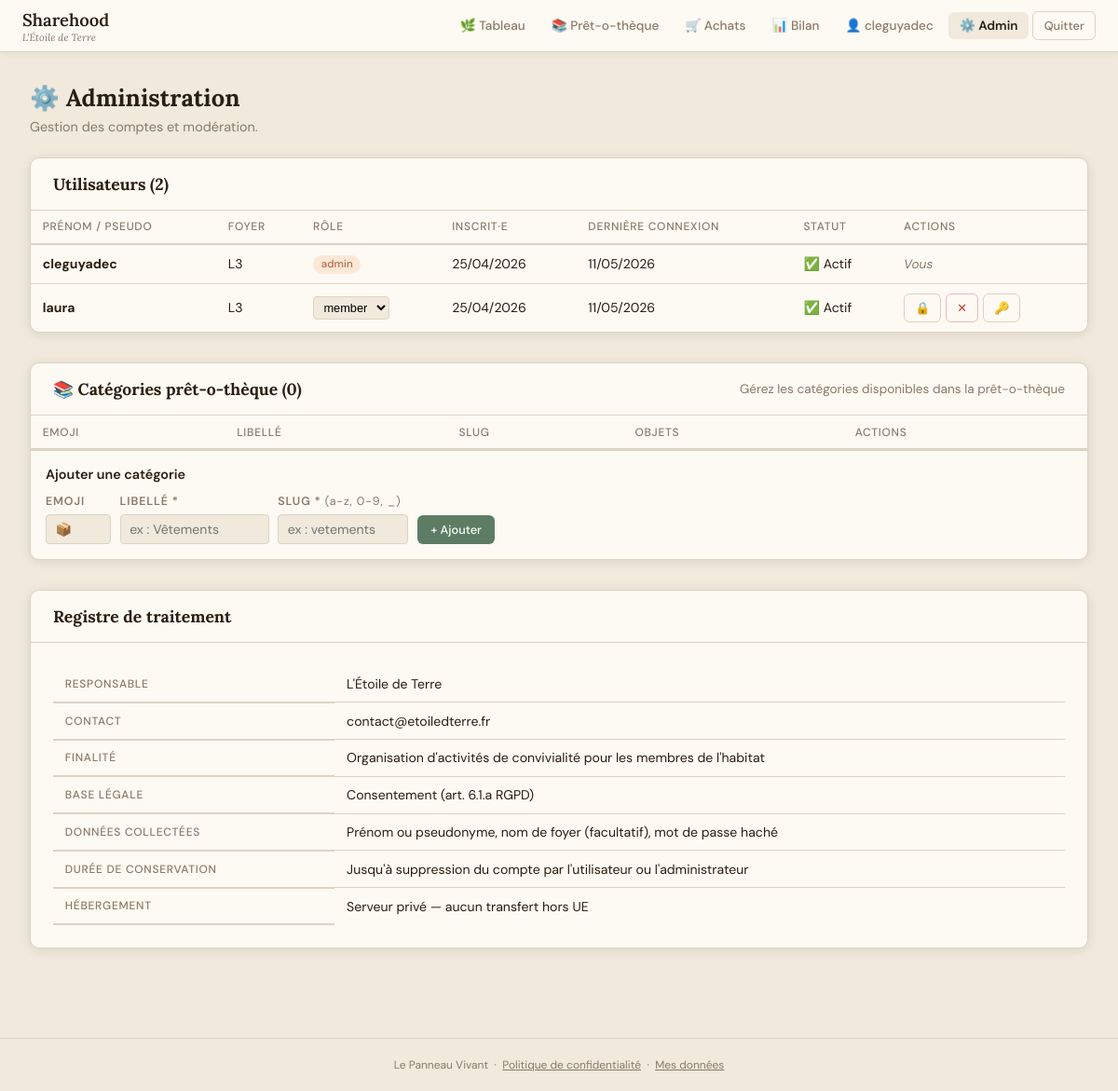
/?action=admin (signed in), run on an earlier commit of the app's database.
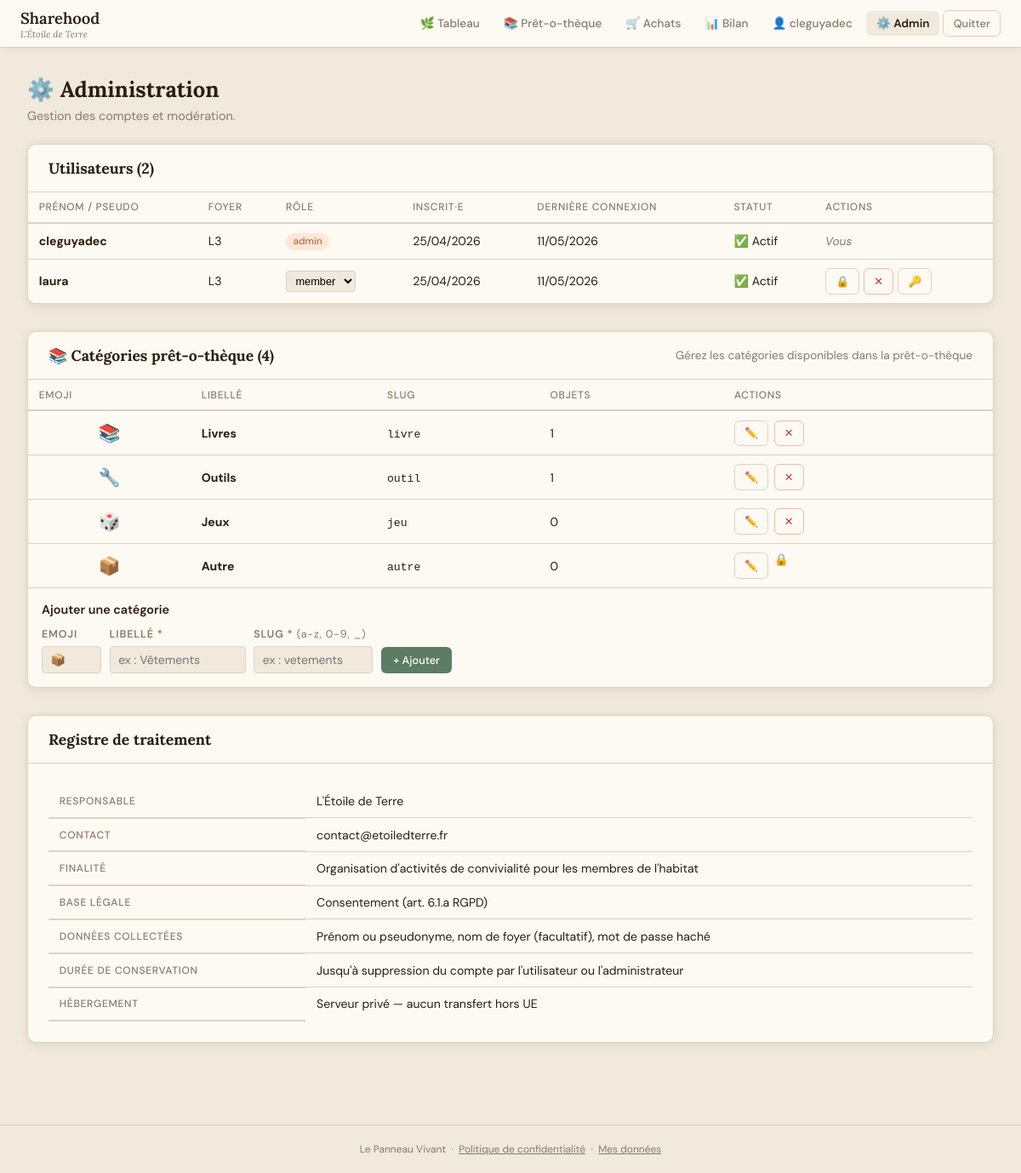
And on a later commit of the database.
### tables this page shows
CREATE TABLE users (
            id               INTEGER PRIMARY KEY AUTOINCREMENT,
            display_name     TEXT    NOT NULL,
            password_hash    TEXT    NOT NULL,
            role             TEXT    NOT NULL DEFAULT 'member',
            household        TEXT,
            created_at       TEXT    NOT NULL DEFAULT (datetime('now')),
            last_login       TEXT,
            is_active        INTEGER NOT NULL DEFAULT 1,
            gdpr_consent_at  TEXT
        );

CREATE TABLE lib_categories (
            id         INTEGER PRIMARY KEY AUTOINCREMENT,
            slug       TEXT    NOT NULL UNIQUE,
            emoji      TEXT    NOT NULL DEFAULT '📦',
            label      TEXT    NOT NULL,
            sort_order INTEGER NOT NULL DEFAULT 0
        );

### functions.php (called while the page is built, shortened)
<?php
function getDB(): PDO
{
    static $db = null;
    if ($db === null) {
        $db = new PDO('sqlite:' . DB_PATH);
        $db->setAttribute(PDO::ATTR_ERRMODE,            PDO::ERRMODE_EXCEPTION);
        $db->setAttribute(PDO::ATTR_DEFAULT_FETCH_MODE, PDO::FETCH_ASSOC);
        $db->exec('PRAGMA journal_mode = WAL');
        $db->exec('PRAGMA foreign_keys = ON');
    }
    return $db;
}
function currentUser(): ?array
{
    $stmt = getDB()->prepare('SELECT * FROM users WHERE id = ? AND is_active = 1');
    $stmt->execute([$_SESSION['user_id']]);
    return $stmt->fetch() ?: null;
}
function requireAuth(): array
{
    $user = currentUser();
    return $user;
}
function requireAdmin(): array
{
    $user = requireAuth();
    return $user;
}
function getAllUsers(): array
{
    return getDB()->query('
        SELECT id, display_name, role, household, created_at, last_login, is_active, gdpr_consent_at
        FROM   users
        ORDER  BY created_at ASC
    ')->fetchAll();
}
function h(string $s): string
{
    return htmlspecialchars($s, ENT_QUOTES | ENT_SUBSTITUTE, 'UTF-8');
}
function fmtDate(?string $d): string
{
    $ts = strtotime($d);
    return $ts ? date('d/m/Y', $ts) : $d;
}

### index.php (the view, shortened to what the rows shown need)
<?php
require_once __DIR__ . '/functions.php';
$action = preg_replace('/[^a-z_]/', '', $_GET['action'] ?? 'board');
$user   = currentUser();
if (in_array($action, ['login', 'register', 'privacy', 'forgot_password', 'reset_password'], true)) {
    if ($user && $action === 'login') {
        redirect('?action=board');
    }
} else {
    $user = requireAuth();
}
switch ($action) {
    case 'admin':          viewAdmin($user);                            break;
}
function layoutOpen(string $title, ?array $user = null, string $currentAction = ''): void
{
    $appName = h(APP_NAME);
    $appSub  = h(APP_SUBTITLE);
    $isAdmin = $user && $user['role'] === 'admin';
    echo <<<HTML
<!DOCTYPE html>
<html lang="fr">
<head>
<title>{$appName} — {$title}</title>
</head>
<body>
HTML;
    if ($user) {
        $board   = $currentAction === 'board'        ? 'active' : '';
        $library = $currentAction === 'library'      ? 'active' : '';
        $bilan   = $currentAction === 'dashboard'    ? 'active' : '';
        $orders  = $currentAction === 'group_orders' ? 'active' : '';
        $mydata  = $currentAction === 'my_data'      ? 'active' : '';
        $admin   = $currentAction === 'admin'        ? 'active' : '';
        $uname   = h($user['display_name']);
        $csrf    = csrfField();
        echo <<<HTML
<nav>
  <a class="nav-brand" href="?action=board">{$appName} <small>{$appSub}</small></a>
  <button class="nav-toggle" aria-label="Menu" aria-expanded="false" onclick="toggleNav(this)">☰</button>
  <div class="nav-links" id="nav-links">
    <a href="?action=board"        class="{$board}">🌿 Tableau</a>
    <a href="?action=library"      class="{$library}">📚 Prêt-o-thèque</a>
    <a href="?action=group_orders" class="{$orders}">🛒 Achats</a>
    <a href="?action=dashboard"    class="{$bilan}">📊 Bilan</a>
    <a href="?action=my_data"      class="{$mydata}">👤 {$uname}</a>
HTML;
        if ($isAdmin) {
            echo "<a href=\"?action=admin\" class=\"{$admin}\">⚙️ Admin</a>";
        }
        echo <<<HTML
    <form method="post" action="?action=logout" style="display:inline">
      {$csrf}
      <button type="submit" class="btn btn-ghost btn-sm">Quitter</button>
    </form>
  </div>
</nav>
<script>
function toggleNav(btn) {
  const nav = document.getElementById('nav-links');
  const open = nav.classList.toggle('open');
  btn.setAttribute('aria-expanded', open);
  btn.textContent = open ? '✕' : '☰';
}
document.addEventListener('click', function(e) {
  const nav = document.getElementById('nav-links');
  if (nav && nav.classList.contains('open') && !e.target.closest('nav')) {
    nav.classList.remove('open');
    const btn = document.querySelector('.nav-toggle');
    if (btn) { btn.setAttribute('aria-expanded','false'); btn.textContent='☰'; }
  }
});
</script>
HTML;
    }
}
function layoutClose(): void
{
    echo <<<HTML
<footer>
  Le Panneau Vivant &nbsp;·&nbsp;
  <a href="?action=privacy" style="color:inherit">Politique de confidentialité</a> &nbsp;·&nbsp;
  <a href="?action=my_data" style="color:inherit">Mes données</a>
</footer>
</body></html>
HTML;
}
function viewAdmin(array $user): void
{
    $user = requireAdmin();
    layoutOpen('Administration', $user, 'admin');
    $users        = getAllUsers();
    echo '<div class="page">';
    echo '<div class="page-header"><h1>⚙️ Administration</h1><p>Gestion des comptes et modération.</p></div>';
    echo '<div class="section-box">';
    echo '<div class="section-box-header"><h2>Utilisateurs (' . count($users) . ')</h2></div>';
    echo '<div style="overflow-x:auto"><table class="data-table">';
    echo '<thead><tr><th>Prénom / pseudo</th><th>Foyer</th><th>Rôle</th><th>Inscrit·e</th><th>Dernière connexion</th><th>Statut</th><th>Actions</th></tr></thead>';
    echo '<tbody>';
    foreach ($users as $u) {
        $isSelf  = $u['id'] == $user['id'];
        $active  = $u['is_active'] ? '✅ Actif' : '🔒 Désactivé';
        echo '<tr>';
        echo '<td><strong>' . h($u['display_name']) . '</strong></td>';
        echo '<td>' . ($u['household'] ? h($u['household']) : '<em class="text-muted">—</em>') . '</td>';
        echo '<td>';
        if (!$isSelf) {
            echo '<form method="post" action="?action=admin_set_role" style="display:inline">';
            echo '<select name="role" onchange="this.form.submit()" style="font-size:.8rem;padding:.2rem .4rem;border:1px solid var(--border);border-radius:4px;background:var(--bg)">';
            foreach (['admin', 'member', 'external'] as $r) {
                $sel = $u['role'] === $r ? 'selected' : '';
                echo '<option value="' . $r . '" ' . $sel . '>' . $r . '</option>';
            }
            echo '</select></form>';
        } else {
            echo '<span class="role-badge role-' . h($u['role']) . '">' . h($u['role']) . '</span>';
        }
        echo '</td>';
        echo '<td>' . fmtDate($u['created_at']) . '</td>';
        echo '<td>' . ($u['last_login'] ? fmtDate($u['last_login']) : '—') . '</td>';
        echo '<td>' . $active . '</td>';
        echo '<td>';
        if (!$isSelf) {
            echo '<div style="display:flex;gap:.3rem;flex-wrap:wrap;align-items:flex-start">';
            echo '<form method="post" action="?action=admin_toggle_user" style="display:inline">';
            $toggleLabel = $u['is_active'] ? '🔒' : '✅';
            $toggleTitle = $u['is_active'] ? 'Désactiver' : 'Réactiver';
            echo '<button type="submit" class="btn btn-ghost btn-sm" title="' . $toggleTitle . '">' . $toggleLabel . '</button>';
            echo '</form>';
            echo '<form method="post" action="?action=admin_delete_user" style="display:inline">';
            echo '<button type="submit" class="btn btn-ghost btn-sm" style="color:#c0392b;border-color:#f5b7b1" ';
            echo 'title="Supprimer" onclick="return confirm(\'Supprimer ce compte ? Le contenu sera anonymisé.\')">✕</button>';
            echo '</form>';
            echo '<details style="position:relative">';
            echo '<summary class="btn btn-ghost btn-sm" title="Réinitialiser le mot de passe" style="cursor:pointer;list-style:none">🔑</summary>';
            echo '<div style="position:absolute;right:0;top:2rem;z-index:10;background:var(--card-bg);border:1px solid var(--border);border-radius:6px;padding:.75rem;box-shadow:0 4px 12px rgba(0,0,0,.12);min-width:230px;display:flex;flex-direction:column;gap:.6rem">';
            echo '</div></details>';
            echo '</div>';
        } else {
            echo '<em class="text-muted text-sm">Vous</em>';
        }
        echo '</td></tr>';
    }
    echo '</tbody></table></div></div>';
    $libCats = getDB()->query('SELECT id, slug, emoji, label, sort_order FROM lib_categories ORDER BY sort_order ASC, label ASC')->fetchAll();
    echo '<div class="section-box" id="lib-cats" style="margin-top:1.5rem">';
    echo '<div class="section-box-header"><h2>📚 Catégories prêt-o-thèque (' . count($libCats) . ')</h2>';
    echo '<span class="text-sm text-muted">Gérez les catégories disponibles dans la prêt-o-thèque</span></div>';
    echo '<div style="overflow-x:auto"><table class="data-table">';
    echo '<thead><tr><th>Emoji</th><th>Libellé</th><th>Slug</th><th>Objets</th><th>Actions</th></tr></thead><tbody>';
    foreach ($libCats as $lc) {
        $db       = getDB();
        $countStmt = $db->prepare('SELECT COUNT(*) FROM library_items WHERE category = ?');
        $countStmt->execute([$lc['slug']]);
        $nbItems = (int) $countStmt->fetchColumn();
        $isProtected = $lc['slug'] === 'autre';
        echo '<tr>';
        echo '<td style="font-size:1.3rem;text-align:center">' . h($lc['emoji']) . '</td>';
        echo '<td><strong>' . h($lc['label']) . '</strong></td>';
        echo '<td><code style="font-size:.82rem">' . h($lc['slug']) . '</code></td>';
        echo '<td>' . $nbItems . '</td>';
        echo '<td><div style="display:flex;gap:.4rem;flex-wrap:wrap;align-items:flex-start">';
        echo '<details style="position:relative">';
        echo '<summary class="btn btn-ghost btn-sm" style="cursor:pointer;list-style:none">✏️</summary>';
        echo '<div style="position:absolute;left:0;top:2rem;z-index:10;background:var(--card-bg);border:1px solid var(--border);border-radius:6px;padding:.75rem;box-shadow:0 4px 12px rgba(0,0,0,.12);min-width:220px;display:flex;flex-direction:column;gap:.5rem">';
        echo '<form method="post" action="?action=admin_lib_cat_edit" style="display:flex;flex-direction:column;gap:.5rem">';
        echo '</form></div></details>';
        if (!$isProtected) {
            echo '<form method="post" action="?action=admin_lib_cat_delete" style="display:inline">';
            $confirmMsg = $nbItems > 0
                ? "Cette catégorie contient {$nbItems} objet(s). Impossible de la supprimer."
                : "Supprimer la catégorie « {$lc['label']} » ?";
            echo '<button type="submit" class="btn btn-ghost btn-sm" style="color:#c0392b;border-color:#f5b7b1"';
            if ($nbItems > 0) echo ' disabled title="' . h($confirmMsg) . '"';
            else              echo ' onclick="return confirm(\'' . h($confirmMsg) . '\')" title="Supprimer"';
            echo '>✕</button>';
            echo '</form>';
        } else {
            echo '<span class="text-sm text-muted" title="Catégorie par défaut, non supprimable">🔒</span>';
        }
        echo '</div></td></tr>';
    }
    echo '</tbody></table></div>';
    echo '</div>';
    echo '<div class="section-box" style="margin-top:1.5rem">';
    echo '<div class="section-box-header"><h2>Registre de traitement</h2></div>';
    echo '<div class="section-box-body">';
    echo '<table class="data-table">';
    echo '<tr><th>Responsable</th><td>' . h(RGPD_RESPONSABLE) . '</td></tr>';
    echo '<tr><th>Contact</th><td>' . h(RGPD_CONTACT) . '</td></tr>';
    echo '<tr><th>Finalité</th><td>Organisation d\'activités de convivialité pour les membres de l\'habitat</td></tr>';
    echo '<tr><th>Base légale</th><td>Consentement (art. 6.1.a RGPD)</td></tr>';
    echo '<tr><th>Données collectées</th><td>Prénom ou pseudonyme, nom de foyer (facultatif), mot de passe haché</td></tr>';
    echo '<tr><th>Durée de conservation</th><td>Jusqu\'à suppression du compte par l\'utilisateur ou l\'administrateur</td></tr>';
    echo '<tr><th>Hébergement</th><td>Serveur privé — aucun transfert hors UE</td></tr>';
    echo '</table></div></div>';
    echo '</div>';
    layoutClose();
}

What changed in the data, as far as the page shows it:
added lib_categories: emoji "📚", label "Livres", slug "livre", nbItems "1"
added lib_categories: emoji "🔧", label "Outils", slug "outil", nbItems "1"
added lib_categories: emoji "🎲", label "Jeux", slug "jeu", nbItems "0"
added lib_categories: emoji "📦", label "Autre", slug "autre", nbItems "0"
Also different on the page:
count($libCats): "0" → "4"
